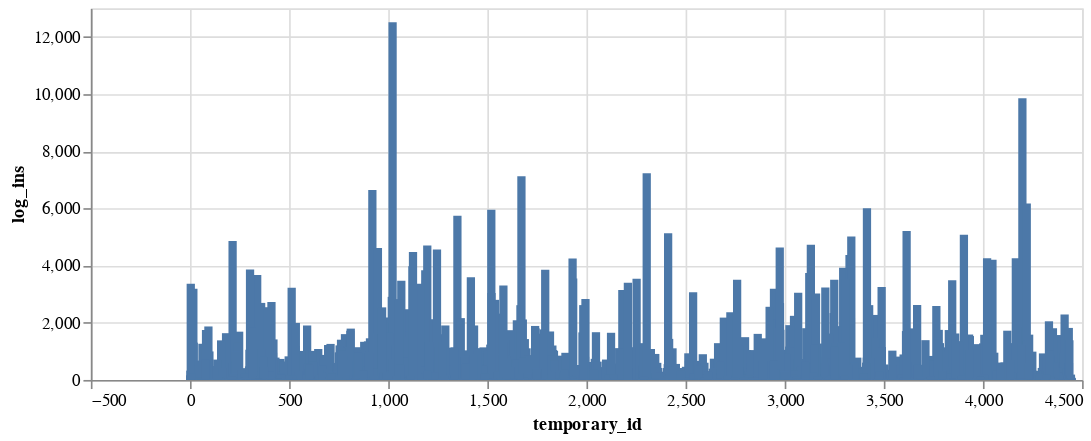

Notebook code for this chart:
### Code cell
graph_1 = (alt.Chart(c)
    .mark_bar()
    .encode(x= alt.X('temporary_id'), y=alt.Y("log_ins"))
    .properties(
        height = 225,
        width = 600
    ) 
)

graph_1

### Figure 1 — Vega-Lite specification as saved in the notebook (floating-point values rounded to 4 significant figures; data arrays with more than 128 entries replaced by an {"elided": "..."} marker saying what was removed)
{"config": {"view": {"continuousWidth": 400, "continuousHeight": 300}}, "data": {"name": "data-67d4707103b326c12ec375e85a6a8229"}, "mark": "bar", "encoding": {"x": {"type": "quantitative", "field": "temporary_id"}, "y": {"type": "quantitative", "field": "log_ins"}}, "height": 225, "width": 600, "$schema": "https://vega.github.io/schema/vega-lite/v4.8.1.json", "datasets": {"data-67d4707103b326c12ec375e85a6a8229": {"elided": "4448 records"}}}
